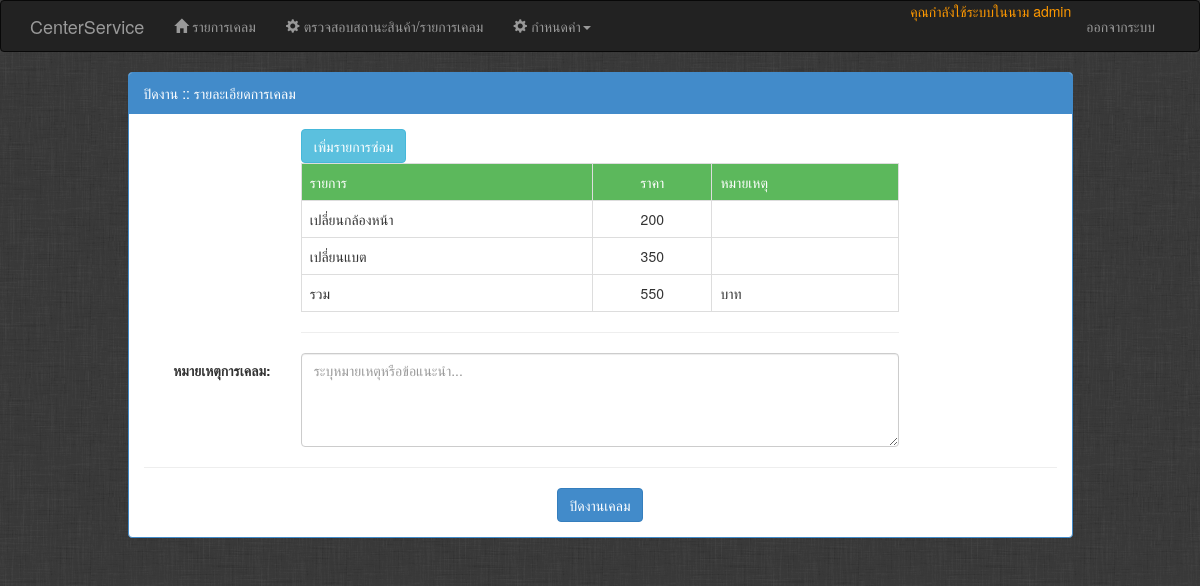
The app's page /Admin/admin_endjob.php?jid=5 (signed in) with its own data.
### tables this page shows
CREATE TABLE IF NOT EXISTS `repairs` (
  `id` int(11) NOT NULL AUTO_INCREMENT COMMENT 'รหัสรายการซ่อม',
  `repair` varchar(255) DEFAULT NULL COMMENT 'รายการ',
  `price` int(11) DEFAULT NULL COMMENT 'ราคา',
  `note` varchar(255) DEFAULT NULL COMMENT 'หมายเหตุ',
  `job_service_id` int(11) NOT NULL COMMENT 'หมายเลขใบเคลม',
  PRIMARY KEY (`id`),
  KEY `fk_repairs_job_service1_idx` (`job_service_id`)
);

### Admin/admin_endjob.php (the view, shortened to what this page needs)
<?php
include 'header.php';
include 'nav.php';
include '../dbconn.php';
$cid = $_GET['jid'];
	$sql = "SELECT * FROM job_service WHERE id='".$cid."'";
	$result = $conn->query($sql);
	$rsj = mysqli_fetch_array($result);
        $sql5 = "SELECT * FROM repairs where job_service_id='$rsj[id]'";
                $result5 = $conn->query($sql5) ;
?>
<div class="container">
	<div class="row">
		<div class="col-md-1"></div>
		<div class="col-md-10">
			<div class="panel panel-primary">
			  <div class="panel-heading">ปิดงาน :: รายละเอียดการเคลม
                          </div>
                             <div class="panel-body">
                                <div class="row">
                                <div class="col-md-2"></div>
                                <div class="col-md-8">
                                     <a href="admin_endaddjob.php?jid=<?php echo $rsj['id'];?>" class="btn btn-info">เพิ่มรายการซ่อม</a>
                                        <table class="table table-bordered">
                                                <tr class="btn-success">
                                                        <td>รายการ</td>
                                                        <td><center>ราคา</center></td>
                                                        <td>หมายเหตุ</td>
                                                </tr>
                                        <?php
                                        $SU=null;
                                        while($rs5=mysqli_fetch_array($result5)){
                                        ?>
                                                <tr >
                                                  <td ><?php echo $rs5['repair'];?></td>
                                                        <td ><center><?php echo $rs5['price'];?></center></td>
                                                        <td ><?php echo $rs5['note'];?></td>
                                                </tr>
                                                        <?php
                                                             $SU=$SU+$rs5['price'];
                                                        }
                                                        ?>
                                                <tr>
                                                    <td>รวม</td>
                                                    <td><center> <?PHP echo $SU; ?></center></td>
                                                    <td>บาท</td>
                                                </tr>
                                        </table>
                                <hr />
                                </div>
                                </div>
                                <form method="post" action="#" class="form-horizontal">
                                <div class="form-group">
                                        <label class="control-label col-md-2" for="j-note_end" >หมายเหตุการเคลม: </label>
                                        <div class="col-md-8">
                                          <textarea name="j[note_end]" cols="60" rows="4" class="form-control" placeholder="ระบุหมายเหตุหรือข้อแนะนำ..." ><?php echo $rsj['note_end'];?></textarea>
                                        </div>
                                </div>
                                <hr />
                                <center>
                                <input type="submit" value="ปิดงานเคลม" class="btn btn-primary">
                                </center>
                                </form>
			  </div>
			</div>
		</div>
	</div>
</div>
<?php
include '../footer.php'
 ?>

### records on screen
repairs: repair "เปลี่ยนกล้องหน้า", price "200"
repairs: repair "เปลี่ยนแบต", price "350"

### other values on screen
$_SESSION['user']['username'] "admin"
$SU "550"
